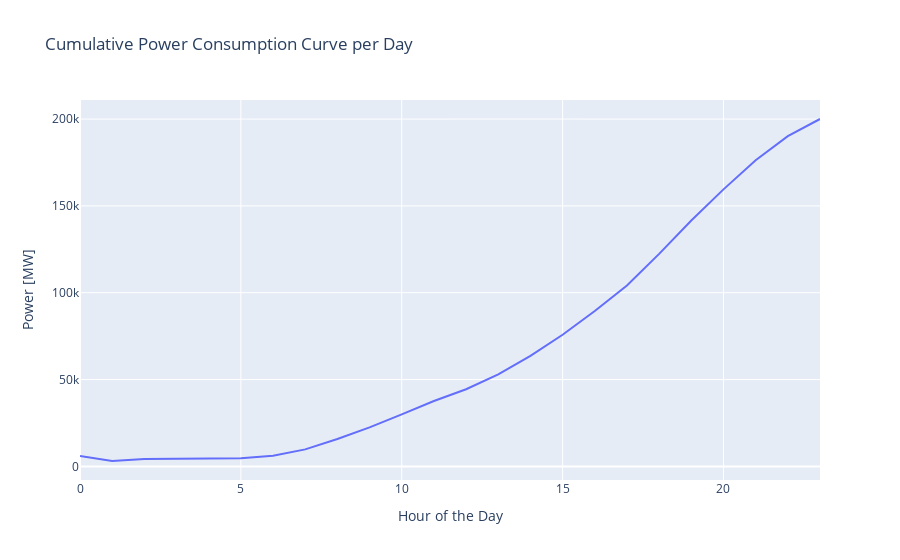

Notebook source saved alongside this figure:
### Code cell
for i in range(24):
  if i > 1:
    dia_medio[i] += dia_medio[i-1]
  
grafico_consumo_cumulativo = GeradorGraficoFurnas("consumo-cumulativo-por-dia")

fig = grafico_consumo_cumulativo.grafico_interativo_linha(list(range(24)),
                        dia_medio[0:24],
                        "Hour of the Day",
                        "Power [MW]",
                        "Cumulative Power Consumption Curve per Day")

# Botão para exportar gráfico no formato PDF
grafico_consumo_cumulativo.botao_exportar_pdf()

# plt.plot(range(24),dia_medio[0:24])
# plt.title("Cumulative Power Consumption Curve per Day")
# plt.ylabel("Power [MW]")
# plt.xlabel("Hour of the Day")

### Figure 1 — Plotly figure (JSON) as saved in the notebook; plotly's stock layout.template omitted (floating-point values rounded to 4 significant figures)
{"data": [{"mode": "lines", "name": "", "type": "scatter", "x": [0, 1, 2, 3, 4, 5, 6, 7, 8, 9, 10, 11, 12, 13, 14, 15, 16, 17, 18, 19, 20, 21, 22, 23], "y": [6015.0, 3096.0, 4269.0, 4421.0, 4421.0, 4697.0, 6070.0, 9795.0, 15780.0, 22470.0, 29960.0, 37650.0, 44390.0, 52980.0, 63590.0, 75780.0, 89450.0, 104100.0, 122400.0, 141600.0, 159500.0, 176300.0, 190100.0, 200000.0]}], "layout": {"legend": {"title": {"text": "Legenda"}}, "title": {"text": "Cumulative Power Consumption Curve per Day"}, "xaxis": {"title": {"text": "Hour of the Day"}}, "yaxis": {"title": {"text": "Power [MW]"}}}}
